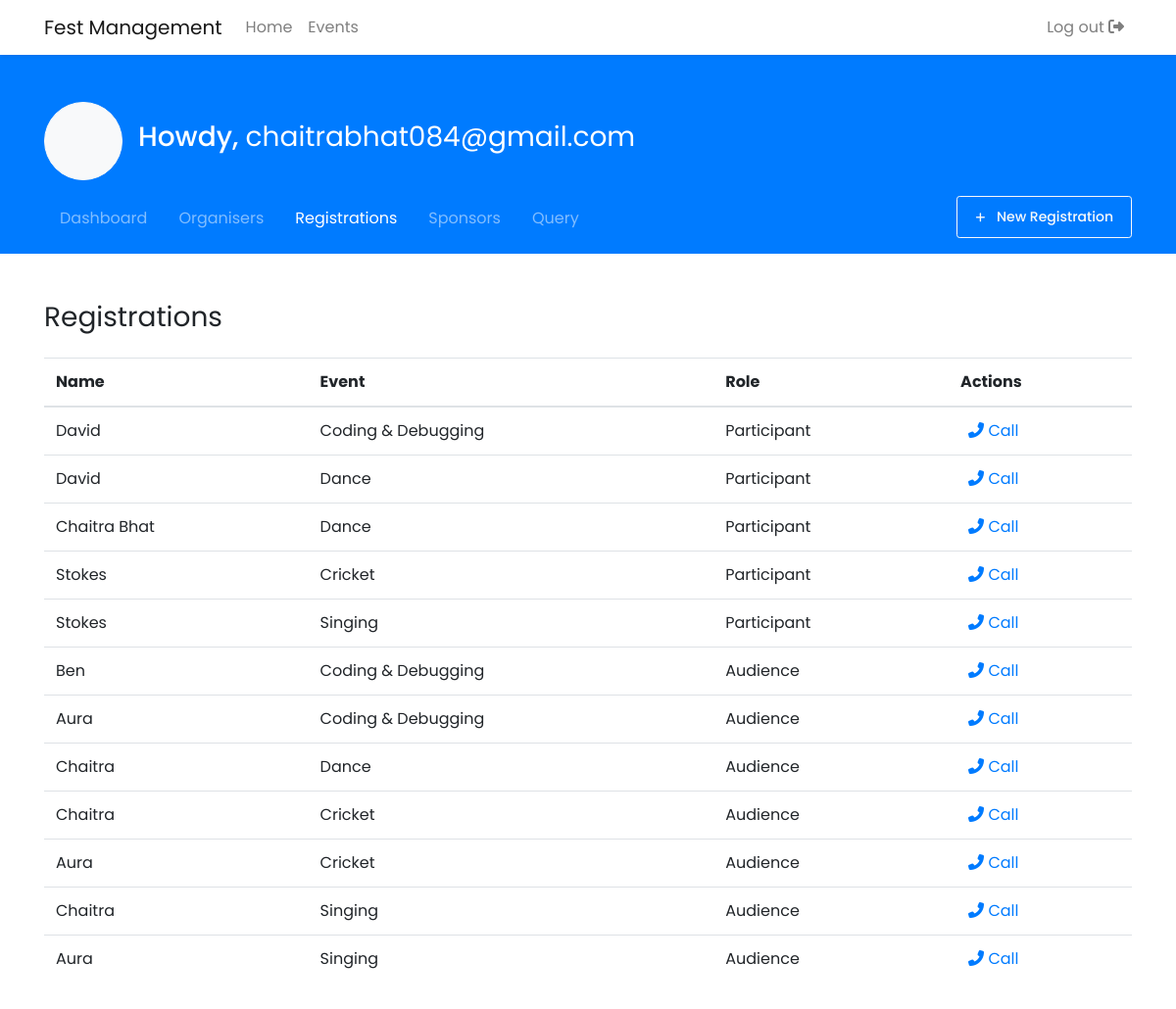
/registrations.php (signed in), run on the app's committed database.
### tables this page shows
CREATE TABLE `registrations` (
  `participant_id` int(11) NOT NULL,
  `event_id` int(11) NOT NULL
);

CREATE TABLE `participants` (
  `participant_id` int(11) NOT NULL,
  `participant_name` varchar(255) NOT NULL,
  `participant_email` varchar(255) NOT NULL,
  `participant_phone` varchar(10) NOT NULL
);

CREATE TABLE `events` (
  `event_id` int(11) NOT NULL,
  `event_name` varchar(255) NOT NULL,
  `event_type` varchar(255) NOT NULL,
  `category_name` varchar(255) NOT NULL,
  `event_date` date NOT NULL,
  `event_fee` int(11) NOT NULL,
  `event_desc` text NOT NULL,
  `organiser_id` int(11) NOT NULL
);

CREATE TABLE `audience_registrations` (
  `audience_id` int(11) NOT NULL,
  `event_id` int(11) NOT NULL
);

CREATE TABLE `audience`(
  `audience_id` int(11) NOT NULL, 
  `audience_name` varchar(255) NOT NULL, 
  `audience_phone` varchar(10) NOT NULL, 
  `audience_email` varchar(255) NOT NULL
  );

### registrations.php (the view, shortened to what this page needs)
<!DOCTYPE html>
<html lang="en">
<head>
    <?php include 'includes/_links.php'; ?>
</head>
<body>
    <?php include 'includes/_navbar.php'; ?>
    <main>
        <?php include 'includes/_dash_head.php'; ?>
        <div class="container py-5" style="position: relative;">
            <h1 class="h3 font-weight-normal mb-4">
                Registrations
            </h1>
            <table class="table table-hover">
                <thead>
                    <tr>
                        <th>Name</th>
                        <th>Event</th>
                        <th>Role</th>
                        <th>Actions</th>
                    </tr>
                </thead>
                <tbody>
                    <?php
                    include 'includes/db_connect.php';
                    $query = 'SELECT * FROM  registrations NATURAL JOIN participants NATURAL JOIN events ';
                    $result = $db->query($query);
                    if ($result) {
                        while ($row = $result->fetch_assoc()) { ?>
                                <td><?php echo $row['participant_name']; ?></td>
                                <td><?php echo $row['event_name']; ?></td>
                                <td><?php echo 'Participant'; ?></td>
                                <td>
                                    <a href="tel:<?php echo $row['participant_phone']; ?>" class="ml-2">
                                        <i class="fas fa-phone-alt"></i> Call
                                    </a>
                                </td>
                    <?php }
                    }
                    $query = 'SELECT * FROM  audience_registrations NATURAL JOIN audience NATURAL JOIN events ';
                    $result = $db->query($query);
                    if ($result) {
                        while ($row = $result->fetch_assoc()) { ?>
                                <td><?php echo $row['audience_name']; ?></td>
                                <td><?php echo $row['event_name']; ?></td>
                                <td><?php echo 'Audience'; ?></td>
                                <td>
                                    <a href="tel:<?php echo $row['audience_phone']; ?>" class="ml-2">
                                        <i class="fas fa-phone-alt"></i> Call
                                    </a>
                                </td>
                    <?php }
                    }
                    ?>
                </tbody>
            </table>
        </div>
    </main>
</body>
</html>

### includes/_links.php (shortened to what this page needs)
<link rel="stylesheet"
    href="https://stackpath.bootstrapcdn.com/bootstrap/4.3.1/css/bootstrap.min.css"
>
<link rel="stylesheet" href="css/jquery.mCustomScrollbar.css">
<link rel="stylesheet" href="css/style.css">

### includes/_navbar.php (shortened to what this page needs)
<nav class="navbar navbar-expand-lg navbar-light bg-white shadow-sm">
    <div class="container">
        <a href="index.php" class="navbar-brand">Fest Management</a>
        <div class="collapse navbar-collapse">
            <ul class="navbar-nav mr-auto">
                <?php if (isset($_SESSION['user_id'])) { ?>
                <li
                    class="nav-item <?php if (basename($_SERVER['PHP_SELF']) == 'dashboard.php') {
    echo 'active';
} ?>">
                    <a href="dashboard.php" class="nav-link">Home</a>
                </li>
                <?php } ?>
                <li
                    class="nav-item <?php if (basename($_SERVER['PHP_SELF']) == 'events.php') {
    echo 'active';
} ?>">
                    <a href="events.php" class="nav-link">Events</a>
                </li>
            </ul>
            <ul class="navbar-nav">
                <?php if (isset($_SESSION['user_id'])) { ?>
                <li class="nav-item">
                    <a href="logout.php" class="nav-link">Log out <i
                            class="fas fa-sign-out-alt"></i></a>
                </li>
                <?php } ?>
            </ul>
        </div>
    </div>
</nav>

### includes/_dash_head.php (shortened to what this page needs)
<?php
$links = [
    'dashboard.php' => 'Dashboard',
    'organisers.php' => 'Organisers',
    'registrations.php' => 'Registrations',
    'sponsors.php' => 'Sponsors',
    'dialog_box.php' => 'Query',
];
?>
<div class="bg-primary">
    <div class="container pt-5">
        <div class="d-flex align-items-center">
            <span class="btn btn-icon btn-lg btn-light rounded-circle mr-3">
            </span>
            <span>
                <h1 class="h3 text-white font-weight-medium mb-2">Howdy,
                    <span class="font-weight-normal"><?= $_SESSION['user_id']; ?></span>
                </h1>
            </span>
        </div>
        <div class="d-flex align-items-end justify-content-between py-3">
            <ul class="nav dash-head-nav">
                <?php
                foreach ($links as $href => $title) { ?>
                <li
                    class="<?= basename($_SERVER['PHP_SELF']) === $href ? 'nav-item active' : 'nav-item'; ?>">
                    <a href="<?= $href ?>"
                        class="nav-link"><?= $title ?></a>
                </li>
                <?php } ?>
            </ul>
            <a class="btn btn-outline-light btn-sm transition-3d-hover"
                href="select.php">
                <span class="fas fa-plus small mr-2"></span>
                New Registration
            </a>
        </div>
    </div>
</div>

### css/style.css (style rules this page uses)
body { font-family: 'Poppins', sans-serif; min-height: 100vh; display: flex; flex-direction: column; }
main { flex: 1 0 auto; }
a { text-decoration: none !important; }
.font-weight-medium { font-weight: 500 !important; }
.btn { font-weight: 500; padding: 0.75rem 1rem; }
.btn-sm { padding: 0.625rem 1.125rem; }
.btn-icon { position: relative; line-height: 0; font-size: 1rem; width: 3.125rem; height: 3.125rem; padding: 0; }
.btn-icon.btn-lg, .btn-group-lg > .btn-icon.btn { font-size: 1.75rem; width: 5rem; height: 5rem; }
.dash-head-nav .nav-link { color: rgba(255, 255, 255, 0.5); }
.dash-head-nav .show > .nav-link, .dash-head-nav .active > .nav-link, .dash-head-nav .nav-link.show, .dash-head-nav .nav-link.active { color: #fff; }
.transition-3d-hover { transition: all 0.2s ease-in-out; }

### data on the page
registrations: participant.participant_name "David", event.event_name "Coding & Debugging"
registrations: participant.participant_name "David", event.event_name "Dance"
registrations: participant.participant_name "Chaitra Bhat", event.event_name "Dance"
registrations: participant.participant_name "Stokes", event.event_name "Cricket"
registrations: participant.participant_name "Stokes", event.event_name "Singing"
audience_registrations: audience.audience_name "Ben", event.event_name "Coding & Debugging"
audience_registrations: audience.audience_name "Aura", event.event_name "Coding & Debugging"
audience_registrations: audience.audience_name "Chaitra", event.event_name "Dance"
audience_registrations: audience.audience_name "Chaitra", event.event_name "Cricket"
audience_registrations: audience.audience_name "Aura", event.event_name "Cricket"
audience_registrations: audience.audience_name "Chaitra", event.event_name "Singing"
audience_registrations: audience.audience_name "Aura", event.event_name "Singing"

### other printed values
$_SESSION['user_id'] "chaitrabhat084@gmail.com"
$title "Dashboard"
$title "Organisers"
$title "Registrations"
$title "Sponsors"
$title "Query"
